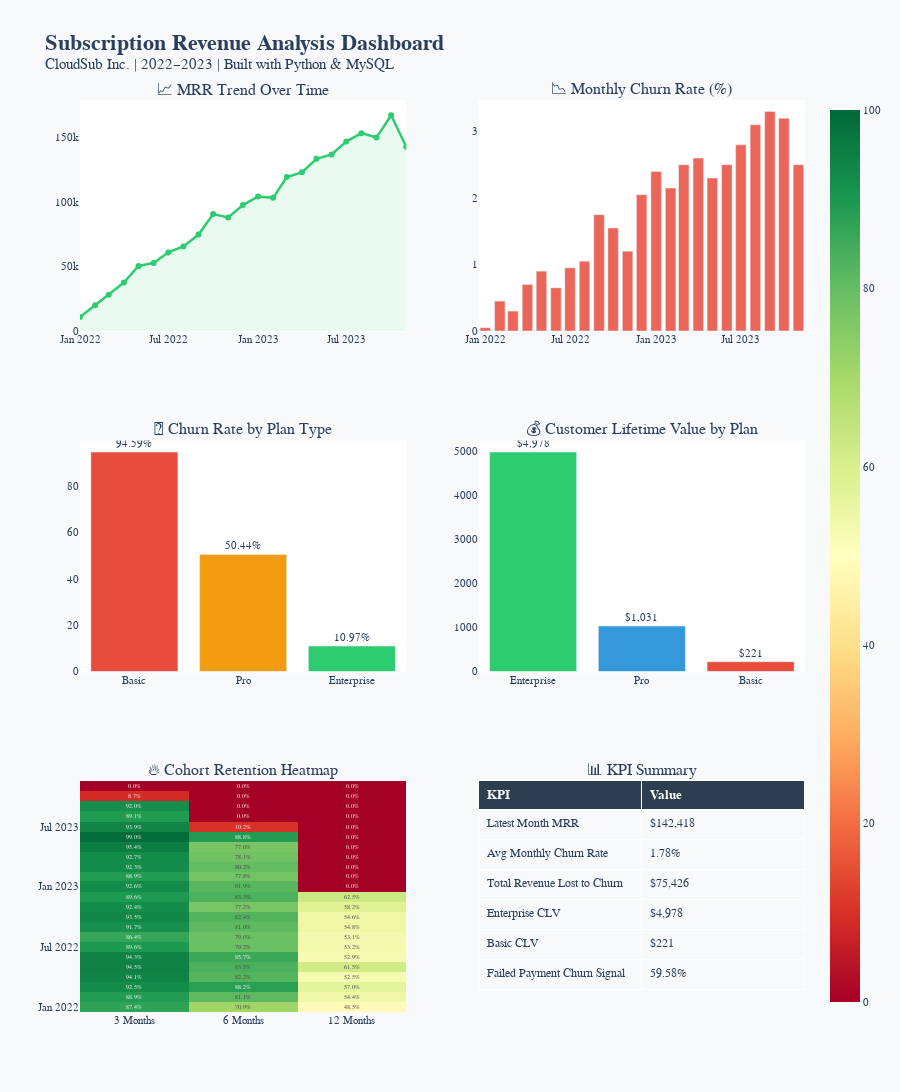

Source (notebook cell):
### Code cell
import plotly.graph_objects as go
from plotly.subplots import make_subplots
import pandas as pd

# --- Load all data ---
mrr_query = """
    SELECT DATE_FORMAT(payment_date, '%%Y-%%m') AS month,
    SUM(amount) AS total_mrr
    FROM payments
    WHERE payment_status = 'success' AND payment_date < '2023-12-01'
    GROUP BY DATE_FORMAT(payment_date, '%%Y-%%m')
    ORDER BY month
"""

churn_query = """
    SELECT DATE_FORMAT(end_date, '%%Y-%%m') AS churn_month,
    ROUND(COUNT(*) * 100.0 / (SELECT COUNT(*) FROM subscriptions), 2) AS churn_rate_percent
    FROM subscriptions
    WHERE status = 'churned' AND end_date IS NOT NULL AND end_date < '2023-12-01'
    GROUP BY DATE_FORMAT(end_date, '%%Y-%%m')
    ORDER BY churn_month
"""

plan_query = """
    SELECT c.plan_type,
    COUNT(*) AS total_customers,
    SUM(CASE WHEN s.status = 'churned' THEN 1 ELSE 0 END) AS churned_customers,
    ROUND(SUM(CASE WHEN s.status = 'churned' THEN 1 ELSE 0 END) * 100.0 / COUNT(*), 2) AS churn_rate_percent
    FROM customers c
    JOIN subscriptions s ON c.customer_id = s.customer_id
    GROUP BY c.plan_type
    ORDER BY churn_rate_percent DESC
"""

clv_query = """
    SELECT c.plan_type,
    ROUND(AVG(s.mrr) * AVG(DATEDIFF(COALESCE(s.end_date, '2023-12-31'), s.start_date) / 30), 2) AS clv
    FROM customers c
    JOIN subscriptions s ON c.customer_id = s.customer_id
    GROUP BY c.plan_type
    ORDER BY clv DESC
"""

cohort_query = """
    SELECT DATE_FORMAT(c.signup_date, '%%Y-%%m') AS cohort_month,
    ROUND(SUM(CASE WHEN DATEDIFF(COALESCE(s.end_date, '2023-12-31'), c.signup_date) >= 90 
        THEN 1 ELSE 0 END) * 100.0 / COUNT(DISTINCT c.customer_id), 1) AS month_3,
    ROUND(SUM(CASE WHEN DATEDIFF(COALESCE(s.end_date, '2023-12-31'), c.signup_date) >= 180 
        THEN 1 ELSE 0 END) * 100.0 / COUNT(DISTINCT c.customer_id), 1) AS month_6,
    ROUND(SUM(CASE WHEN DATEDIFF(COALESCE(s.end_date, '2023-12-31'), c.signup_date) >= 365 
        THEN 1 ELSE 0 END) * 100.0 / COUNT(DISTINCT c.customer_id), 1) AS month_12
    FROM customers c
    JOIN subscriptions s ON c.customer_id = s.customer_id
    GROUP BY DATE_FORMAT(c.signup_date, '%%Y-%%m')
    ORDER BY cohort_month
"""

mrr_df    = pd.read_sql(mrr_query, engine)
churn_df  = pd.read_sql(churn_query, engine)
plan_df   = pd.read_sql(plan_query, engine)
clv_df    = pd.read_sql(clv_query, engine)
cohort_df = pd.read_sql(cohort_query, engine)

# --- KPI Numbers ---
total_mrr     = mrr_df['total_mrr'].iloc[-1]
avg_churn     = churn_df['churn_rate_percent'].mean()
total_churned_revenue = 34056 + 27405 + 13965  # from our earlier query
best_clv      = clv_df['clv'].max()

# --- Build Dashboard ---
fig = make_subplots(
    rows=3, cols=2,
    subplot_titles=(
        '📈 MRR Trend Over Time',
        '📉 Monthly Churn Rate (%)',
        '🔴 Churn Rate by Plan Type',
        '💰 Customer Lifetime Value by Plan',
        '🔥 Cohort Retention Heatmap',
        '📊 KPI Summary'
    ),
    vertical_spacing=0.12,
    horizontal_spacing=0.1,
    specs=[
        [{"type": "scatter"}, {"type": "bar"}],
        [{"type": "bar"},     {"type": "bar"}],
        [{"type": "heatmap"}, {"type": "table"}]
    ]
)

# Chart 1 - MRR Trend
fig.add_trace(go.Scatter(
    x=mrr_df['month'], y=mrr_df['total_mrr'],
    mode='lines+markers', name='MRR',
    line=dict(color='#2ecc71', width=2.5),
    fill='tozeroy', fillcolor='rgba(46,204,113,0.1)'
), row=1, col=1)

# Chart 2 - Churn Rate
fig.add_trace(go.Bar(
    x=churn_df['churn_month'], y=churn_df['churn_rate_percent'],
    name='Churn Rate', marker_color='#e74c3c', opacity=0.85
), row=1, col=2)

# Chart 3 - Churn by Plan
colors_plan = ['#e74c3c', '#f39c12', '#2ecc71']
fig.add_trace(go.Bar(
    x=plan_df['plan_type'], y=plan_df['churn_rate_percent'],
    name='Churn by Plan', marker_color=colors_plan,
    text=plan_df['churn_rate_percent'].apply(lambda x: f'{x}%'),
    textposition='outside'
), row=2, col=1)

# Chart 4 - CLV
colors_clv = ['#2ecc71', '#3498db', '#e74c3c']
fig.add_trace(go.Bar(
    x=clv_df['plan_type'], y=clv_df['clv'],
    name='CLV', marker_color=colors_clv,
    text=clv_df['clv'].apply(lambda x: f'${x:,.0f}'),
    textposition='outside'
), row=2, col=2)

# Chart 5 - Cohort Heatmap
heatmap_data = cohort_df[['month_3', 'month_6', 'month_12']].values.tolist()
fig.add_trace(go.Heatmap(
    z=heatmap_data,
    x=['3 Months', '6 Months', '12 Months'],
    y=cohort_df['cohort_month'].tolist(),
    colorscale='RdYlGn',
    zmin=0, zmax=100,
    text=[[f'{v}%' for v in row] for row in heatmap_data],
    texttemplate='%{text}',
    showscale=True
), row=3, col=1)

# Chart 6 - KPI Table
fig.add_trace(go.Table(
    header=dict(
        values=['<b>KPI</b>', '<b>Value</b>'],
        fill_color='#2c3e50',
        font=dict(color='white', size=13),
        align='left'
    ),
    cells=dict(
        values=[
            ['Latest Month MRR', 'Avg Monthly Churn Rate', 'Total Revenue Lost to Churn', 'Enterprise CLV', 'Basic CLV', 'Failed Payment Churn Signal'],
            [f'${total_mrr:,.0f}', f'{avg_churn:.2f}%', f'${total_churned_revenue:,}', f'${best_clv:,.0f}', '$221', '59.58%']
        ],
        fill_color=[['#f8f9fa']*6],
        font=dict(size=12),
        align='left',
        height=30
    )
), row=3, col=2)

# --- Layout ---
fig.update_layout(
    height=1200,
    title_text='<b>Subscription Revenue Analysis Dashboard</b><br><sup>CloudSub Inc. | 2022–2023 | Built with Python & MySQL</sup>',
    title_font_size=22,
    showlegend=False,
    paper_bgcolor='#f8f9fa',
    plot_bgcolor='white',
    font=dict(family='Arial', size=11)
)

fig.write_html('subscription_dashboard.html')
fig.show()
print("✅ Dashboard saved as subscription_dashboard.html!")

### Figure 1 — Plotly figure (JSON) as saved in the notebook; plotly's stock layout.template omitted (floating-point values rounded to 4 significant figures)
{"data": [{"fill": "tozeroy", "fillcolor": "rgba(46,204,113,0.1)", "line": {"color": "#2ecc71", "width": 2.5}, "mode": "lines+markers", "name": "MRR", "type": "scatter", "x": ["2022-01", "2022-02", "2022-03", "2022-04", "2022-05", "2022-06", "2022-07", "2022-08", "2022-09", "2022-10", "2022-11", "2022-12", "2023-01", "2023-02", "2023-03", "2023-04", "2023-05", "2023-06", "2023-07", "2023-08", "2023-09", "2023-10", "2023-11"], "xaxis": "x", "y": [10800.0, 19930.0, 28000.0, 37530.0, 50340.0, 52660.0, 60780.0, 65410.0, 74600.0, 90440.0, 87850.0, 97380.0, 104000.0, 103000.0, 119100.0, 122700.0, 133100.0, 136600.0, 146500.0, 153000.0, 149600.0, 166800.0, 142400.0], "yaxis": "y"}, {"marker": {"color": "#e74c3c"}, "name": "Churn Rate", "opacity": 0.85, "type": "bar", "x": ["2022-01", "2022-02", "2022-03", "2022-04", "2022-05", "2022-06", "2022-07", "2022-08", "2022-09", "2022-10", "2022-11", "2022-12", "2023-01", "2023-02", "2023-03", "2023-04", "2023-05", "2023-06", "2023-07", "2023-08", "2023-09", "2023-10", "2023-11"], "xaxis": "x2", "y": [0.05, 0.45, 0.3, 0.7, 0.9, 0.65, 0.95, 1.05, 1.75, 1.55, 1.2, 2.05, 2.4, 2.15, 2.5, 2.6, 2.3, 2.5, 2.8, 3.1, 3.3, 3.2, 2.5], "yaxis": "y2"}, {"marker": {"color": ["#e74c3c", "#f39c12", "#2ecc71"]}, "name": "Churn by Plan", "text": ["94.59%", "50.44%", "10.97%"], "textposition": "outside", "type": "bar", "x": ["Basic", "Pro", "Enterprise"], "xaxis": "x3", "y": [94.59, 50.44, 10.97], "yaxis": "y3"}, {"marker": {"color": ["#2ecc71", "#3498db", "#e74c3c"]}, "name": "CLV", "text": ["$4,978", "$1,031", "$221"], "textposition": "outside", "type": "bar", "x": ["Enterprise", "Pro", "Basic"], "xaxis": "x4", "y": [4978.0, 1031.0, 221.4], "yaxis": "y4"}, {"colorscale": [[0, "rgb(165,0,38)"], [0.1, "rgb(215,48,39)"], [0.2, "rgb(244,109,67)"], [0.3, "rgb(253,174,97)"], [0.4, "rgb(254,224,139)"], [0.5, "rgb(255,255,191)"], [0.6, "rgb(217,239,139)"], [0.7, "rgb(166,217,106)"], [0.8, "rgb(102,189,99)"], [0.9, "rgb(26,152,80)"], [1, "rgb(0,104,55)"]], "showscale": true, "text": [["87.4%", "70.9%", "48.5%"], ["88.9%", "81.1%", "54.4%"], ["92.5%", "88.2%", "57.0%"], ["94.1%", "82.2%", "52.5%"], ["94.5%", "83.5%", "61.5%"], ["94.3%", "85.7%", "52.9%"], ["89.6%", "79.2%", "53.2%"], ["86.4%", "79.0%", "53.1%"], ["91.7%", "81.0%", "54.8%"], ["93.5%", "82.4%", "54.6%"], ["92.4%", "77.2%", "58.2%"], ["89.6%", "83.3%", "62.5%"], ["92.6%", "81.9%", "0.0%"], ["88.9%", "77.8%", "0.0%"], ["92.3%", "80.2%", "0.0%"], ["92.7%", "78.1%", "0.0%"], ["95.4%", "77.0%", "0.0%"], ["99.0%", "88.8%", "0.0%"], ["93.9%", "10.2%", "0.0%"], ["89.1%", "0.0%", "0.0%"], ["92.0%", "0.0%", "0.0%"], ["8.7%", "0.0%", "0.0%"], ["0.0%", "0.0%", "0.0%"]], "texttemplate": "%{text}", "type": "heatmap", "x": ["3 Months", "6 Months", "12 Months"], "xaxis": "x5", "y": ["2022-01", "2022-02", "2022-03", "2022-04", "2022-05", "2022-06", "2022-07", "2022-08", "2022-09", "2022-10", "2022-11", "2022-12", "2023-01", "2023-02", "2023-03", "2023-04", "2023-05", "2023-06", "2023-07", "2023-08", "2023-09", "2023-10", "2023-11"], "yaxis": "y5", "z": [[87.4, 70.9, 48.5], [88.9, 81.1, 54.4], [92.5, 88.2, 57], [94.1, 82.2, 52.5], [94.5, 83.5, 61.5], [94.3, 85.7, 52.9], [89.6, 79.2, 53.2], [86.4, 79, 53.1], [91.7, 81, 54.8], [93.5, 82.4, 54.6], [92.4, 77.2, 58.2], [89.6, 83.3, 62.5], [92.6, 81.9, 0], [88.9, 77.8, 0], [92.3, 80.2, 0], [92.7, 78.1, 0], [95.4, 77, 0], [99, 88.8, 0], [93.9, 10.2, 0], [89.1, 0, 0], [92, 0, 0], [8.7, 0, 0], [0, 0, 0]], "zmax": 100, "zmin": 0}, {"cells": {"align": "left", "fill": {"color": [["#f8f9fa", "#f8f9fa", "#f8f9fa", "#f8f9fa", "#f8f9fa", "#f8f9fa"]]}, "font": {"size": 12}, "height": 30, "values": [["Latest Month MRR", "Avg Monthly Churn Rate", "Total Revenue Lost to Churn", "Enterprise CLV", "Basic CLV", "Failed Payment Churn Signal"], ["$142,418", "1.78%", "$75,426", "$4,978", "$221", "59.58%"]]}, "domain": {"x": [0.55, 1], "y": [0, 0.2533]}, "header": {"align": "left", "fill": {"color": "#2c3e50"}, "font": {"color": "white", "size": 13}, "values": ["<b>KPI</b>", "<b>Value</b>"]}, "type": "table"}], "layout": {"annotations": [{"font": {"size": 16}, "showarrow": false, "text": "📈 MRR Trend Over Time", "x": 0.225, "xanchor": "center", "xref": "paper", "y": 1, "yanchor": "bottom", "yref": "paper"}, {"font": {"size": 16}, "showarrow": false, "text": "📉 Monthly Churn Rate (%)", "x": 0.775, "xanchor": "center", "xref": "paper", "y": 1, "yanchor": "bottom", "yref": "paper"}, {"font": {"size": 16}, "showarrow": false, "text": "🔴 Churn Rate by Plan Type", "x": 0.225, "xanchor": "center", "xref": "paper", "y": 0.6267, "yanchor": "bottom", "yref": "paper"}, {"font": {"size": 16}, "showarrow": false, "text": "💰 Customer Lifetime Value by Plan", "x": 0.775, "xanchor": "center", "xref": "paper", "y": 0.6267, "yanchor": "bottom", "yref": "paper"}, {"font": {"size": 16}, "showarrow": false, "text": "🔥 Cohort Retention Heatmap", "x": 0.225, "xanchor": "center", "xref": "paper", "y": 0.2533, "yanchor": "bottom", "yref": "paper"}, {"font": {"size": 16}, "showarrow": false, "text": "📊 KPI Summary", "x": 0.775, "xanchor": "center", "xref": "paper", "y": 0.2533, "yanchor": "bottom", "yref": "paper"}], "font": {"family": "Arial", "size": 11}, "height": 1200, "paper_bgcolor": "#f8f9fa", "plot_bgcolor": "white", "showlegend": false, "title": {"font": {"size": 22}, "text": "<b>Subscription Revenue Analysis Dashboard</b><br><sup>CloudSub Inc. | 2022–2023 | Built with Python & MySQL</sup>"}, "xaxis": {"anchor": "y", "domain": [0, 0.45]}, "xaxis2": {"anchor": "y2", "domain": [0.55, 1]}, "xaxis3": {"anchor": "y3", "domain": [0, 0.45]}, "xaxis4": {"anchor": "y4", "domain": [0.55, 1]}, "xaxis5": {"anchor": "y5", "domain": [0, 0.45]}, "yaxis": {"anchor": "x", "domain": [0.7467, 1]}, "yaxis2": {"anchor": "x2", "domain": [0.7467, 1]}, "yaxis3": {"anchor": "x3", "domain": [0.3733, 0.6267]}, "yaxis4": {"anchor": "x4", "domain": [0.3733, 0.6267]}, "yaxis5": {"anchor": "x5", "domain": [0, 0.2533]}}}
